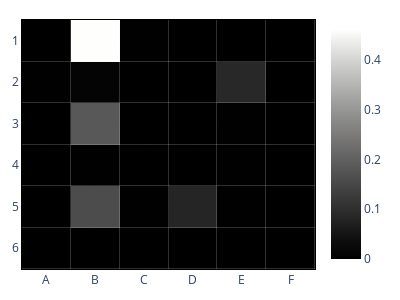

The code cell stored with this chart in its notebook:
### Code cell
import plotly.graph_objects as go

logits = model(t.tensor([[9]], device=device))[0].detach().cpu()
board = t.zeros((size, size))
board.flatten()[all_squares] = logits[0, 0, 1:].softmax(-1)

fig = go.Figure()
fig.add_trace(
    go.Heatmap(
        z=board,
        colorscale="gray",
        x=list("ABCDEF"),
        y=list(range(1, 7)),
        xgap=0.2,
        ygap=0.2,
    )
)
fig.update_yaxes(
    showline=True,
    linecolor="black",
    linewidth=1,
    mirror=True,
    constrain="domain",
    autorange="reversed",
)

fig.update_xaxes(
    showline=True,
    linecolor="black",
    linewidth=1,
    mirror=True,
    scaleanchor="y",
    scaleratio=1,
    constrain="domain",
)

fig.update_layout(
    width=400,
    height=300,
    margin=dict(l=20, r=20, t=20, b=20),
)
fig.show()

### Figure 1 — Plotly figure (JSON) as saved in the notebook; plotly's stock layout.template omitted (floating-point values rounded to 4 significant figures)
{"data": [{"colorscale": [[0, "rgb(0, 0, 0)"], [0.09091, "rgb(16, 16, 16)"], [0.1818, "rgb(38, 38, 38)"], [0.2727, "rgb(59, 59, 59)"], [0.3636, "rgb(81, 80, 80)"], [0.4545, "rgb(102, 101, 101)"], [0.5455, "rgb(124, 123, 122)"], [0.6364, "rgb(146, 146, 145)"], [0.7273, "rgb(171, 171, 170)"], [0.8182, "rgb(197, 197, 195)"], [0.9091, "rgb(224, 224, 223)"], [1, "rgb(254, 254, 253)"]], "type": "heatmap", "x": ["A", "B", "C", "D", "E", "F"], "xgap": 0.2, "y": [1, 2, 3, 4, 5, 6], "ygap": 0.2, "z": [[4.088e-05, 0.4597, 0.003662, 0.000558, 5.388e-05, 4.207e-05], [0.001471, 0.01076, 1.381e-05, 0.0008318, 0.08801, 2.851e-05], [1.095e-05, 0.1822, 0, 0, 0.00168, 0.000285], [8.821e-05, 0.002398, 0, 0, 0.001858, 0.0005842], [3.419e-05, 0.1597, 0.001528, 0.0824, 0.001365, 0.0001093], [3.654e-05, 6.713e-06, 4.038e-05, 4.122e-06, 0.0004839, 6.247e-05]]}], "layout": {"height": 300, "margin": {"b": 20, "l": 20, "r": 20, "t": 20}, "width": 400, "xaxis": {"constrain": "domain", "linecolor": "black", "linewidth": 1, "mirror": true, "scaleanchor": "y", "scaleratio": 1, "showline": true}, "yaxis": {"autorange": "reversed", "constrain": "domain", "linecolor": "black", "linewidth": 1, "mirror": true, "showline": true}}}
